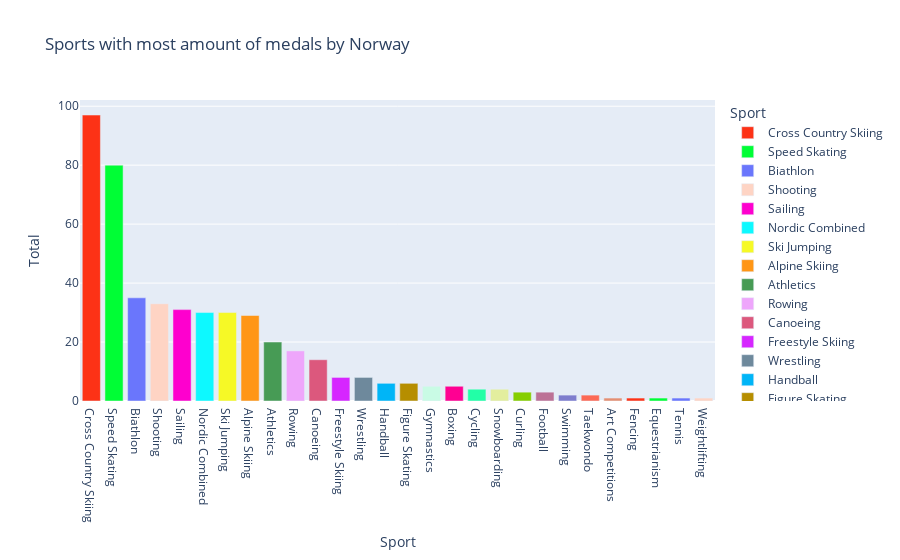

Notebook code for this chart:
### Code cell
gm.norway_top_sports(df)

### Figure 1 — Plotly figure (JSON) as saved in the notebook; plotly's stock layout.template omitted (floating-point values rounded to 4 significant figures)
{"data": [{"alignmentgroup": "True", "hovertemplate": "Sport=%{x}<br>Total=%{y}<extra></extra>", "legendgroup": "Cross Country Skiing", "marker": {"color": "#FD3216", "pattern": {"shape": ""}}, "name": "Cross Country Skiing", "offsetgroup": "Cross Country Skiing", "orientation": "v", "showlegend": true, "textposition": "auto", "type": "bar", "x": ["Cross Country Skiing"], "xaxis": "x", "y": [97], "yaxis": "y"}, {"alignmentgroup": "True", "hovertemplate": "Sport=%{x}<br>Total=%{y}<extra></extra>", "legendgroup": "Speed Skating", "marker": {"color": "#00FE35", "pattern": {"shape": ""}}, "name": "Speed Skating", "offsetgroup": "Speed Skating", "orientation": "v", "showlegend": true, "textposition": "auto", "type": "bar", "x": ["Speed Skating"], "xaxis": "x", "y": [80], "yaxis": "y"}, {"alignmentgroup": "True", "hovertemplate": "Sport=%{x}<br>Total=%{y}<extra></extra>", "legendgroup": "Biathlon", "marker": {"color": "#6A76FC", "pattern": {"shape": ""}}, "name": "Biathlon", "offsetgroup": "Biathlon", "orientation": "v", "showlegend": true, "textposition": "auto", "type": "bar", "x": ["Biathlon"], "xaxis": "x", "y": [35], "yaxis": "y"}, {"alignmentgroup": "True", "hovertemplate": "Sport=%{x}<br>Total=%{y}<extra></extra>", "legendgroup": "Shooting", "marker": {"color": "#FED4C4", "pattern": {"shape": ""}}, "name": "Shooting", "offsetgroup": "Shooting", "orientation": "v", "showlegend": true, "textposition": "auto", "type": "bar", "x": ["Shooting"], "xaxis": "x", "y": [33], "yaxis": "y"}, {"alignmentgroup": "True", "hovertemplate": "Sport=%{x}<br>Total=%{y}<extra></extra>", "legendgroup": "Sailing", "marker": {"color": "#FE00CE", "pattern": {"shape": ""}}, "name": "Sailing", "offsetgroup": "Sailing", "orientation": "v", "showlegend": true, "textposition": "auto", "type": "bar", "x": ["Sailing"], "xaxis": "x", "y": [31], "yaxis": "y"}, {"alignmentgroup": "True", "hovertemplate": "Sport=%{x}<br>Total=%{y}<extra></extra>", "legendgroup": "Nordic Combined", "marker": {"color": "#0DF9FF", "pattern": {"shape": ""}}, "name": "Nordic Combined", "offsetgroup": "Nordic Combined", "orientation": "v", "showlegend": true, "textposition": "auto", "type": "bar", "x": ["Nordic Combined"], "xaxis": "x", "y": [30], "yaxis": "y"}, {"alignmentgroup": "True", "hovertemplate": "Sport=%{x}<br>Total=%{y}<extra></extra>", "legendgroup": "Ski Jumping", "marker": {"color": "#F6F926", "pattern": {"shape": ""}}, "name": "Ski Jumping", "offsetgroup": "Ski Jumping", "orientation": "v", "showlegend": true, "textposition": "auto", "type": "bar", "x": ["Ski Jumping"], "xaxis": "x", "y": [30], "yaxis": "y"}, {"alignmentgroup": "True", "hovertemplate": "Sport=%{x}<br>Total=%{y}<extra></extra>", "legendgroup": "Alpine Skiing", "marker": {"color": "#FF9616", "pattern": {"shape": ""}}, "name": "Alpine Skiing", "offsetgroup": "Alpine Skiing", "orientation": "v", "showlegend": true, "textposition": "auto", "type": "bar", "x": ["Alpine Skiing"], "xaxis": "x", "y": [29], "yaxis": "y"}, {"alignmentgroup": "True", "hovertemplate": "Sport=%{x}<br>Total=%{y}<extra></extra>", "legendgroup": "Athletics", "marker": {"color": "#479B55", "pattern": {"shape": ""}}, "name": "Athletics", "offsetgroup": "Athletics", "orientation": "v", "showlegend": true, "textposition": "auto", "type": "bar", "x": ["Athletics"], "xaxis": "x", "y": [20], "yaxis": "y"}, {"alignmentgroup": "True", "hovertemplate": "Sport=%{x}<br>Total=%{y}<extra></extra>", "legendgroup": "Rowing", "marker": {"color": "#EEA6FB", "pattern": {"shape": ""}}, "name": "Rowing", "offsetgroup": "Rowing", "orientation": "v", "showlegend": true, "textposition": "auto", "type": "bar", "x": ["Rowing"], "xaxis": "x", "y": [17], "yaxis": "y"}, {"alignmentgroup": "True", "hovertemplate": "Sport=%{x}<br>Total=%{y}<extra></extra>", "legendgroup": "Canoeing", "marker": {"color": "#DC587D", "pattern": {"shape": ""}}, "name": "Canoeing", "offsetgroup": "Canoeing", "orientation": "v", "showlegend": true, "textposition": "auto", "type": "bar", "x": ["Canoeing"], "xaxis": "x", "y": [14], "yaxis": "y"}, {"alignmentgroup": "True", "hovertemplate": "Sport=%{x}<br>Total=%{y}<extra></extra>", "legendgroup": "Freestyle Skiing", "marker": {"color": "#D626FF", "pattern": {"shape": ""}}, "name": "Freestyle Skiing", "offsetgroup": "Freestyle Skiing", "orientation": "v", "showlegend": true, "textposition": "auto", "type": "bar", "x": ["Freestyle Skiing"], "xaxis": "x", "y": [8], "yaxis": "y"}, {"alignmentgroup": "True", "hovertemplate": "Sport=%{x}<br>Total=%{y}<extra></extra>", "legendgroup": "Wrestling", "marker": {"color": "#6E899C", "pattern": {"shape": ""}}, "name": "Wrestling", "offsetgroup": "Wrestling", "orientation": "v", "showlegend": true, "textposition": "auto", "type": "bar", "x": ["Wrestling"], "xaxis": "x", "y": [8], "yaxis": "y"}, {"alignmentgroup": "True", "hovertemplate": "Sport=%{x}<br>Total=%{y}<extra></extra>", "legendgroup": "Handball", "marker": {"color": "#00B5F7", "pattern": {"shape": ""}}, "name": "Handball", "offsetgroup": "Handball", "orientation": "v", "showlegend": true, "textposition": "auto", "type": "bar", "x": ["Handball"], "xaxis": "x", "y": [6], "yaxis": "y"}, {"alignmentgroup": "True", "hovertemplate": "Sport=%{x}<br>Total=%{y}<extra></extra>", "legendgroup": "Figure Skating", "marker": {"color": "#B68E00", "pattern": {"shape": ""}}, "name": "Figure Skating", "offsetgroup": "Figure Skating", "orientation": "v", "showlegend": true, "textposition": "auto", "type": "bar", "x": ["Figure Skating"], "xaxis": "x", "y": [6], "yaxis": "y"}, {"alignmentgroup": "True", "hovertemplate": "Sport=%{x}<br>Total=%{y}<extra></extra>", "legendgroup": "Gymnastics", "marker": {"color": "#C9FBE5", "pattern": {"shape": ""}}, "name": "Gymnastics", "offsetgroup": "Gymnastics", "orientation": "v", "showlegend": true, "textposition": "auto", "type": "bar", "x": ["Gymnastics"], "xaxis": "x", "y": [5], "yaxis": "y"}, {"alignmentgroup": "True", "hovertemplate": "Sport=%{x}<br>Total=%{y}<extra></extra>", "legendgroup": "Boxing", "marker": {"color": "#FF0092", "pattern": {"shape": ""}}, "name": "Boxing", "offsetgroup": "Boxing", "orientation": "v", "showlegend": true, "textposition": "auto", "type": "bar", "x": ["Boxing"], "xaxis": "x", "y": [5], "yaxis": "y"}, {"alignmentgroup": "True", "hovertemplate": "Sport=%{x}<br>Total=%{y}<extra></extra>", "legendgroup": "Cycling", "marker": {"color": "#22FFA7", "pattern": {"shape": ""}}, "name": "Cycling", "offsetgroup": "Cycling", "orientation": "v", "showlegend": true, "textposition": "auto", "type": "bar", "x": ["Cycling"], "xaxis": "x", "y": [4], "yaxis": "y"}, {"alignmentgroup": "True", "hovertemplate": "Sport=%{x}<br>Total=%{y}<extra></extra>", "legendgroup": "Snowboarding", "marker": {"color": "#E3EE9E", "pattern": {"shape": ""}}, "name": "Snowboarding", "offsetgroup": "Snowboarding", "orientation": "v", "showlegend": true, "textposition": "auto", "type": "bar", "x": ["Snowboarding"], "xaxis": "x", "y": [4], "yaxis": "y"}, {"alignmentgroup": "True", "hovertemplate": "Sport=%{x}<br>Total=%{y}<extra></extra>", "legendgroup": "Curling", "marker": {"color": "#86CE00", "pattern": {"shape": ""}}, "name": "Curling", "offsetgroup": "Curling", "orientation": "v", "showlegend": true, "textposition": "auto", "type": "bar", "x": ["Curling"], "xaxis": "x", "y": [3], "yaxis": "y"}, {"alignmentgroup": "True", "hovertemplate": "Sport=%{x}<br>Total=%{y}<extra></extra>", "legendgroup": "Football", "marker": {"color": "#BC7196", "pattern": {"shape": ""}}, "name": "Football", "offsetgroup": "Football", "orientation": "v", "showlegend": true, "textposition": "auto", "type": "bar", "x": ["Football"], "xaxis": "x", "y": [3], "yaxis": "y"}, {"alignmentgroup": "True", "hovertemplate": "Sport=%{x}<br>Total=%{y}<extra></extra>", "legendgroup": "Swimming", "marker": {"color": "#7E7DCD", "pattern": {"shape": ""}}, "name": "Swimming", "offsetgroup": "Swimming", "orientation": "v", "showlegend": true, "textposition": "auto", "type": "bar", "x": ["Swimming"], "xaxis": "x", "y": [2], "yaxis": "y"}, {"alignmentgroup": "True", "hovertemplate": "Sport=%{x}<br>Total=%{y}<extra></extra>", "legendgroup": "Taekwondo", "marker": {"color": "#FC6955", "pattern": {"shape": ""}}, "name": "Taekwondo", "offsetgroup": "Taekwondo", "orientation": "v", "showlegend": true, "textposition": "auto", "type": "bar", "x": ["Taekwondo"], "xaxis": "x", "y": [2], "yaxis": "y"}, {"alignmentgroup": "True", "hovertemplate": "Sport=%{x}<br>Total=%{y}<extra></extra>", "legendgroup": "Art Competitions", "marker": {"color": "#E48F72", "pattern": {"shape": ""}}, "name": "Art Competitions", "offsetgroup": "Art Competitions", "orientation": "v", "showlegend": true, "textposition": "auto", "type": "bar", "x": ["Art Competitions"], "xaxis": "x", "y": [1], "yaxis": "y"}, {"alignmentgroup": "True", "hovertemplate": "Sport=%{x}<br>Total=%{y}<extra></extra>", "legendgroup": "Fencing", "marker": {"color": "#FD3216", "pattern": {"shape": ""}}, "name": "Fencing", "offsetgroup": "Fencing", "orientation": "v", "showlegend": true, "textposition": "auto", "type": "bar", "x": ["Fencing"], "xaxis": "x", "y": [1], "yaxis": "y"}, {"alignmentgroup": "True", "hovertemplate": "Sport=%{x}<br>Total=%{y}<extra></extra>", "legendgroup": "Equestrianism", "marker": {"color": "#00FE35", "pattern": {"shape": ""}}, "name": "Equestrianism", "offsetgroup": "Equestrianism", "orientation": "v", "showlegend": true, "textposition": "auto", "type": "bar", "x": ["Equestrianism"], "xaxis": "x", "y": [1], "yaxis": "y"}, {"alignmentgroup": "True", "hovertemplate": "Sport=%{x}<br>Total=%{y}<extra></extra>", "legendgroup": "Tennis", "marker": {"color": "#6A76FC", "pattern": {"shape": ""}}, "name": "Tennis", "offsetgroup": "Tennis", "orientation": "v", "showlegend": true, "textposition": "auto", "type": "bar", "x": ["Tennis"], "xaxis": "x", "y": [1], "yaxis": "y"}, {"alignmentgroup": "True", "hovertemplate": "Sport=%{x}<br>Total=%{y}<extra></extra>", "legendgroup": "Weightlifting", "marker": {"color": "#FED4C4", "pattern": {"shape": ""}}, "name": "Weightlifting", "offsetgroup": "Weightlifting", "orientation": "v", "showlegend": true, "textposition": "auto", "type": "bar", "x": ["Weightlifting"], "xaxis": "x", "y": [1], "yaxis": "y"}], "layout": {"barmode": "relative", "legend": {"title": {"text": "Sport"}, "tracegroupgap": 0}, "title": {"text": "Sports with most amount of medals by Norway"}, "xaxis": {"anchor": "y", "categoryarray": ["Cross Country Skiing", "Speed Skating", "Biathlon", "Shooting", "Sailing", "Nordic Combined", "Ski Jumping", "Alpine Skiing", "Athletics", "Rowing", "Canoeing", "Freestyle Skiing", "Wrestling", "Handball", "Figure Skating", "Gymnastics", "Boxing", "Cycling", "Snowboarding", "Curling", "Football", "Swimming", "Taekwondo", "Art Competitions", "Fencing", "Equestrianism", "Tennis", "Weightlifting"], "categoryorder": "array", "domain": [0, 1], "title": {"text": "Sport"}}, "yaxis": {"anchor": "x", "domain": [0, 1], "title": {"text": "Total"}}}}
